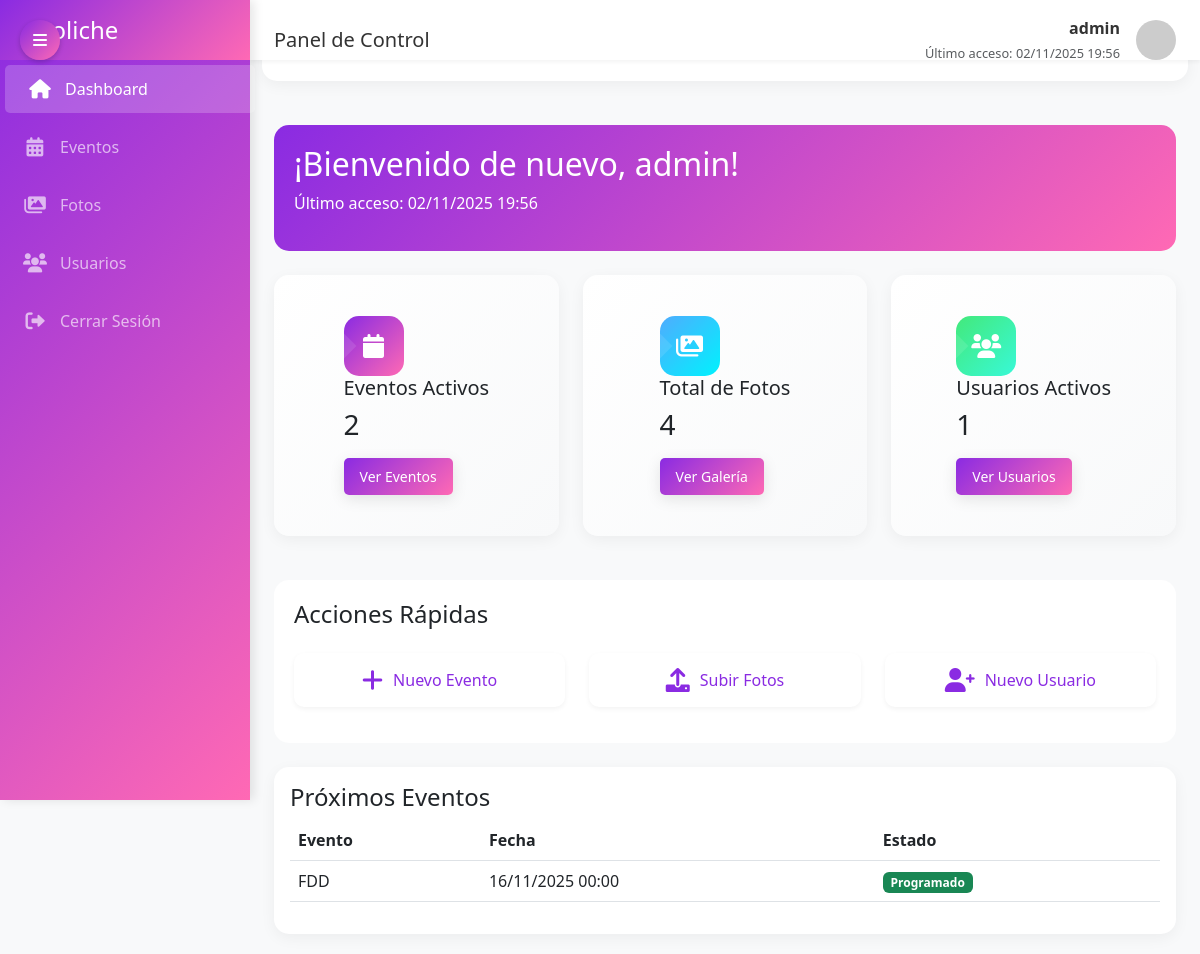
/src/views/dashboard.php (signed in), run on the app's committed database.
### tables this page shows
CREATE TABLE `usuarios` (
  `id` int(11) NOT NULL,
  `username` varchar(50) NOT NULL,
  `password` varchar(255) NOT NULL,
  `rol` enum('admin','editor') NOT NULL,
  `nombre` varchar(100) DEFAULT NULL,
  `email` varchar(100) DEFAULT NULL,
  `created_at` timestamp NOT NULL DEFAULT current_timestamp(),
  `last_login` timestamp NULL DEFAULT NULL
);

CREATE TABLE `eventos` (
  `id` int(11) NOT NULL,
  `titulo` varchar(100) NOT NULL,
  `descripcion` text DEFAULT NULL,
  `fecha` date NOT NULL,
  `imagen` varchar(255) DEFAULT NULL,
  `hora` time NOT NULL,
  `cover` decimal(10,2) DEFAULT NULL,
  `imagen_portada` varchar(255) DEFAULT NULL,
  `estado` enum('programado','finalizado','cancelado') DEFAULT 'programado',
  `created_by` int(11) DEFAULT NULL,
  `created_at` timestamp NOT NULL DEFAULT current_timestamp(),
  `updated_at` timestamp NULL DEFAULT NULL ON UPDATE current_timestamp()
);

### src/views/dashboard.php (the view, shortened to what this page needs)
<?php
require_once __DIR__ . '/../../config/config.php';
$user_id = $_SESSION['user_id'];
$stmt = $conn->prepare("SELECT username, rol, last_login FROM usuarios WHERE id = ?");
$stmt->bind_param("i", $user_id);
$stmt->execute();
$user = $stmt->get_result()->fetch_assoc();
$result = $conn->query("SELECT COUNT(*) as count FROM eventos WHERE estado = 'programado'");
$eventos_count = $result->fetch_assoc()['count'];
$result = $conn->query("SELECT COUNT(*) as count FROM fotos");
$fotos_count = $result->fetch_assoc()['count'];
if ($user['rol'] === 'admin') {
    $result = $conn->query("SELECT COUNT(*) as count FROM usuarios");
    $usuarios_count = $result->fetch_assoc()['count'];
} else {
    $usuarios_count = 0;
}
$section = $_GET['section'] ?? 'home';
function loadSection($section) {
    global $conn, $user, $eventos_count, $fotos_count, $usuarios_count;
    $file = __DIR__ . '/sections/' . $section . '.php';
    if (file_exists($file)) {
        include $file;
    } else {
        include 'sections/home.php';
    }
}
?>
<!DOCTYPE html>
<html lang="es">
<head>
    <link href="https://cdn.jsdelivr.net/npm/bootstrap@5.3.0/dist/css/bootstrap.min.css" rel="stylesheet">
    <link href="https://cdnjs.cloudflare.com/ajax/libs/font-awesome/6.0.0/css/all.min.css" rel="stylesheet">
</head>
<body>
    <div class="sidebar-header">
        <button class="toggle-sidebar" id="toggleSidebar">
            <i class="fas fa-bars"></i>
        </button>
        <h4 class="mb-0 ms-3 text-white header-title">Boliche</h4>
    </div>
    <div class="content-header">
        <div class="d-flex justify-content-between align-items-center px-4 py-3">
            <div class="d-none d-md-block">
                <h5 class="mb-0">Panel de Control</h5>
            </div>
            <div class="user-info d-flex align-items-center">
                <div class="text-end me-3">
                    <div class="fw-bold"><?= htmlspecialchars($user['username']) ?></div>
                    <small class="text-muted">Último acceso: <?= date('d/m/Y H:i', strtotime($user['last_login'])) ?></small>
                </div>
                <img src="https://ui-avatars.com/api/?name=<?= urlencode($user['username']) ?>&background=random"
                     class="rounded-circle"
                     width="40"
                     height="40"
                     alt="Usuario">
            </div>
        </div>
    </div>
    <div class="container-fluid">
        <div class="row g-0">
            <div class="col-auto">
                <div class="sidebar">
                    <nav class="nav flex-column">
                        <a class="nav-link <?= $section === 'home' ? 'active' : '' ?>" href="?section=home">
                            <i class="fas fa-home"></i>
                            <span class="icon-text">Dashboard</span>
                        </a>
                        <a class="nav-link <?= $section === 'eventos' ? 'active' : '' ?>" href="?section=eventos">
                            <i class="fas fa-calendar-alt"></i>
                            <span class="icon-text">Eventos</span>
                        </a>
                        <a class="nav-link <?= $section === 'galeria' ? 'active' : '' ?>" href="?section=galeria">
                            <i class="fas fa-images"></i>
                            <span class="icon-text">Fotos</span>
                        </a>
                        <?php if ($user['rol'] === 'admin'): ?>
                        <a class="nav-link <?= $section === 'usuarios' ? 'active' : '' ?>" href="?section=usuarios">
                            <i class="fas fa-users"></i>
                            <span class="icon-text">Usuarios</span>
                        </a>
                        <?php endif; ?>
                        <a class="nav-link" href="../../logout.php">
                            <i class="fas fa-sign-out-alt"></i>
                            <span class="icon-text">Cerrar Sesión</span>
                        </a>
                    </nav>
                </div>
            </div>
            <div class="main-content">
                <div class="stats-section mb-4">
                    <div class="container-fluid p-0">
                        <div class="row g-3">
                            <div class="col-12">
                                <div class="card">
                                    <div class="card-body">
                                        <div class="d-flex justify-content-between align-items-center">
                                            <div>
                                                <h5 class="card-title mb-1">Vista General del Sistema</h5>
                                                <p class="text-muted small mb-0">Estadísticas actualizadas</p>
                                            </div>
                                            <button class="btn btn-light btn-sm" onclick="window.location.reload()">
                                            </button>
                                        </div>
                                    </div>
                                </div>
                            </div>
                        </div>
                    </div>
                </div>
                <div class="container-fluid">
                    <?php loadSection($section); ?>
                </div>
            </div>
        </div>
    </div>
</body>
</html>

### src/views/sections/home.php (shortened to what this page needs)
<div class="user-welcome mb-4">
    <h2>¡Bienvenido de nuevo, <?= htmlspecialchars($user['username']) ?>!</h2>
    <p>Último acceso: <?= $user['last_login'] ? date('d/m/Y H:i', strtotime($user['last_login'])) : 'Primer acceso' ?></p>
</div>
<div class="row">
    <div class="col-md-4">
        <div class="card stat-card">
            <div class="card-body">
                <div class="stat-icon events">
                    <i class="fas fa-calendar"></i>
                </div>
                <h5>Eventos Activos</h5>
                <h3><?= $eventos_count ?></h3>
                <a href="?section=eventos" class="btn btn-sm btn-action mt-2">Ver Eventos</a>
            </div>
        </div>
    </div>
    <div class="col-md-4">
        <div class="card stat-card">
            <div class="card-body">
                <div class="stat-icon photos">
                    <i class="fas fa-images"></i>
                </div>
                <h5>Total de Fotos</h5>
                <h3><?= $fotos_count ?></h3>
                <a href="?section=galeria" class="btn btn-sm btn-action mt-2">Ver Galería</a>
            </div>
        </div>
    </div>
    <?php if ($user['rol'] === 'admin'): ?>
    <div class="col-md-4">
        <div class="card stat-card">
            <div class="card-body">
                <div class="stat-icon users">
                    <i class="fas fa-users"></i>
                </div>
                <h5>Usuarios Activos</h5>
                <h3><?= $usuarios_count ?></h3>
                <a href="?section=usuarios" class="btn btn-sm btn-action mt-2">Ver Usuarios</a>
            </div>
        </div>
    </div>
    <?php endif; ?>
</div>
<div class="quick-actions mt-4">
    <h4 class="mb-4">Acciones Rápidas</h4>
    <div class="row">
        <div class="col-md-4 mb-3">
            <a href="?section=eventos&action=new" class="action-button">
                <i class="fas fa-plus"></i>
                <span>Nuevo Evento</span>
            </a>
        </div>
        <div class="col-md-4 mb-3">
            <a href="?section=galeria&action=upload" class="action-button">
                <i class="fas fa-upload"></i>
                <span>Subir Fotos</span>
            </a>
        </div>
        <?php if ($user['rol'] === 'admin'): ?>
        <div class="col-md-4 mb-3">
            <a href="?section=usuarios&action=new" class="action-button">
                <i class="fas fa-user-plus"></i>
                <span>Nuevo Usuario</span>
            </a>
        </div>
        <?php endif; ?>
    </div>
</div>
<div class="card mt-4">
    <div class="card-body">
        <h4 class="card-title">Próximos Eventos</h4>
        <div class="table-responsive">
            <?php
            $result = $conn->query("SELECT * FROM eventos WHERE estado = 'programado' AND fecha >= NOW() ORDER BY fecha ASC LIMIT 5");
            $proximos_eventos = $result->fetch_all(MYSQLI_ASSOC);
            ?>
            <table class="table">
                <thead>
                    <tr>
                        <th>Evento</th>
                        <th>Fecha</th>
                        <th>Estado</th>
                    </tr>
                </thead>
                <tbody>
                    <?php foreach ($proximos_eventos as $evento): ?>
                    <tr>
                        <td><?= htmlspecialchars($evento['titulo']) ?></td>
                        <td><?= date('d/m/Y H:i', strtotime($evento['fecha'])) ?></td>
                        <td>
                            <span class="badge bg-success">
                                <?= ucfirst($evento['estado']) ?>
                            </span>
                        </td>
                    </tr>
                    <?php endforeach; ?>
                </tbody>
            </table>
        </div>
    </div>
</div>

### data on the page
usuarios: username "admin", last_login "02/11/2025 19:56"
eventos: titulo "FDD", fecha "16/11/2025 00:00", estado "Programado"

### other printed values
$eventos_count "2"
$fotos_count "4"
$usuarios_count "1"
